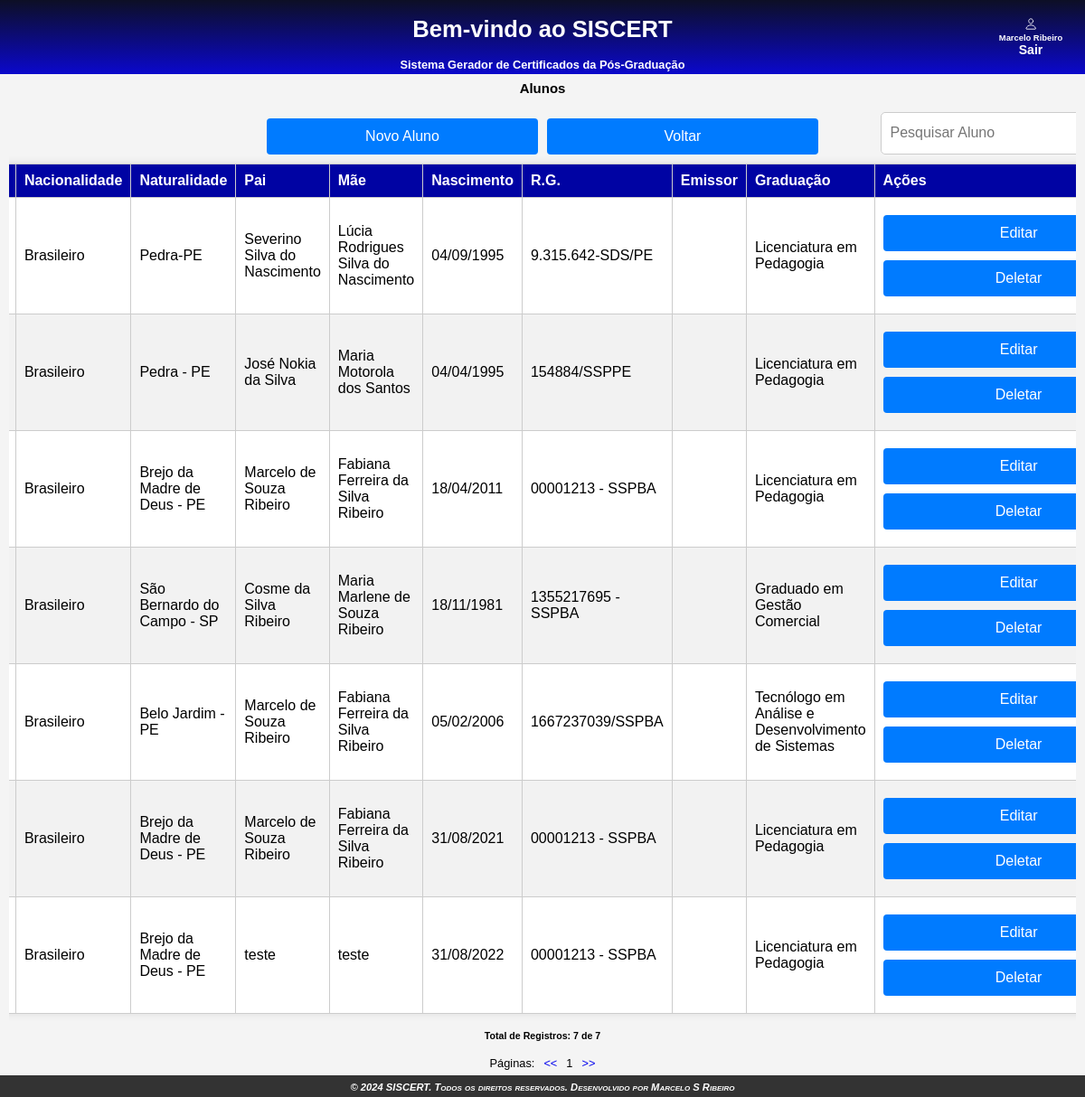
The page /app/Views/alunos.php (signed in) on the database its author committed.
### tables this page shows
CREATE TABLE `aluno` (
  `id_aluno` int NOT NULL AUTO_INCREMENT,
  `name` varchar(255) NOT NULL,
  `nacionalidade` varchar(45) NOT NULL,
  `naturalidade` varchar(45) NOT NULL,
  `pai` varchar(255) NOT NULL,
  `mae` varchar(255) NOT NULL,
  `nascimento` date NOT NULL,
  `rg` varchar(45) NOT NULL,
  `graduacao` varchar(55) NOT NULL,
  PRIMARY KEY (`id_aluno`)
);

### app/Models/Conn.php (called while the page is built, shortened)
<?php
class Conn{
    private string $db = "mysql";
    private string $host = "localhost";
    private string $user = "root";
    private string $password = "marcelo81";
    private string $database = "siscert";
    public function __construct(){
        $this->connect = $this->connect();
    }
    public function connect(){
        try{
            $this->connect = new \PDO(
                "{$this->db}:host={$this->host};dbname={$this->database}",
                $this->user,
                $this->password
            );
            return $this->connect;
        }
        catch(\PDOException $e){
            $e->getMessage();
            die('Erro: Por favor tente novamente. Banco não conectado, entre em contato com o administrador.');
        }
    }
}

### app/Controlers/AlunoController.php (called while the page is built, shortened)
<?php
require_once '../Models/Conn.php';
require_once '../Models/aluno.php';
class AlunoController
{
    private $aluno;
    public function __construct()
    {
        $conn = new Conn();
        $this->aluno = new Aluno($conn);
    }
    public function listarTodos()
    {
        return $this->aluno->listarTodos();
    }
    public function searchAluno($key, $offset, $itensPorPagina)
    {
        return $this->aluno->searchAluno($key, $offset, $itensPorPagina);
    }
}

### app/Models/aluno.php (called while the page is built, shortened)
<?php
require_once '../Models/Conn.php';
class aluno extends Conn
{
    private $conn;
    public function __construct(Conn $conn)
    {
        $this->conn = $conn;
    }
    public function listarTodos()
    {
        $stmt = $this->conn->connect->prepare('SELECT * FROM aluno order by name ASC');
        $stmt->execute();
        return $stmt->fetchAll(\PDO::FETCH_ASSOC);
    }
    public function searchAluno($key, $offset, $itensPorPagina)
    {
        if (empty($key)) {
            $sql = "SELECT * FROM aluno order by name ASC LIMIT $offset, $itensPorPagina";
            $stmt = $this->conn->connect->prepare($sql);
            $stmt->execute();
            return $stmt->fetchAll(\PDO::FETCH_ASSOC);
        }else{
        $stmt = $this->conn->connect->prepare("SELECT * FROM aluno WHERE name LIKE :key order by name ASC");
        $stmt->execute(['key' => "%$key%"]);
        $result = $stmt->fetchAll(\PDO::FETCH_ASSOC);
        }
        return $result;
    }
}

### app/Views/alunos.php (the view, shortened to what this page needs)
<?php
require_once '../Controlers/AlunoController.php';
$alunoController = new AlunoController();
$itensPorPagina = 10;
$paginaAtual = isset($_GET['pagina']) ? $_GET['pagina'] : 1;
$offset = ($paginaAtual - 1) * $itensPorPagina;
include "../Views/includes/header.php";
?>
<main>
    <div class="container">
        <div class="title">
            <h3>Alunos</h3>
            <div class="btn-alinhamento">
                <div class="col-md-5">
                    <button class="btn" id="btn-cadastro"> Novo Aluno</button>
                </div>
                <div class="col-md-5">
                    <a href="home">
                        <button class="btn">Voltar</button>
                    </a>
                </div>
            </div>
            <div class="search">
                <form action="" class="form_search" method="get" id="form_search">
                    <label class="input_search">
                        <input type="text" id="pesquisa" name="q" placeholder="Pesquisar Aluno" onkeyup="search(this.value)">
                    </label>
                </form>
            </div>
        </div>
        <div>
            <div class="row justify-content-center">
                <div class="col-md-10">
                    <table class="table table-striped">
                        <thead>
                            <tr>
                                <th>Nome</th>
                                <th>Nacionalidade</th>
                                <th>Naturalidade</th>
                                <th>Pai</th>
                                <th>Mãe</th>
                                <th>Nascimento</th>
                                <th>R.G.</th>
                                <th>Emissor</th>
                                <th>Graduação</th>
                                <th>Ações</th>
                            </tr>
                        </thead>
                        <?php
                        $alunos = $alunoController->searchAluno($_GET['q'] ?? '', $offset, $itensPorPagina);
                        if (!empty($alunos)) :
                        ?>
                            <tbody id="tb">
                                <?php
                                foreach ($alunos as $aluno):
                                ?>
                                    <tr>
                                        <td><?= htmlspecialchars($aluno['name']) ?></td>
                                        <td><?= $aluno['nacionalidade'] ?></td>
                                        <td><?= $aluno['naturalidade'] ?></td>
                                        <td><?= $aluno['pai'] ?></td>
                                        <td><?= $aluno['mae'] ?></td>
                                        <td><?= date("d/m/Y", strtotime($aluno['nascimento'])) ?></td>
                                        <td><?= $aluno['rg'] ?></td>
                                        <td><?= $aluno['emissor'] ?></td>
                                        <td><?= $aluno['graduacao'] ?></td>
                                        <td>
                                            <div class="col-md-5">
                                                <a href="editar_aluno?_s-tga_=<?= $aluno['id_aluno'] ?>">
                                                    <button class="btn">Editar</button>
                                                </a>
                                            </div>
                                            <?php if ($_SESSION['perfil'] == 2): ?>
                                                <div class="col-md-5">
                                                    <a href="javascript:;" data-id="<?= $aluno['id_aluno'] ?>" class="delete">
                                                        <button class="btn">Deletar</button>
                                                    </a>
                                                <?php endif; ?>
                                                </div>
                                        </td>
                                    </tr>
                                <?php endforeach; ?>
                            </tbody>
                    </table>
                </div>
                <h5>Total de Registros: <?php echo count($alunos); ?> de <?php echo count($alunoController->listarTodos()); ?></h5>
            </div>
            <?php
                            $totalAlunos = count($alunoController->listarTodos());
                            $totalPaginas = ceil($totalAlunos / $itensPorPagina);
            ?>
            <div class="pages" style="display: flex; flex-direction: row; gap: 10px; align-items: center; justify-content: center; margin-bottom: 20px;">
                Páginas: <br> <a href="?pagina=1">
                    << </a>
                        <?php echo $paginaAtual; ?>
                        <a href="?pagina=<?php echo $totalPaginas; ?>"> >></a>
            </div>
        </div>
    <?php endif; ?>
    </div>
</main>
<?php include "../Views/includes/footer.php"; ?>

### app/Views/includes/header.php (shortened to what this page needs)
<!DOCTYPE html>
<html lang="pt-BR">
<head>
    <link rel="stylesheet" href="/certificados/public/css/home.css">
</head>
<body>
    <header>
        <nav>
            <div class="user">
                <ul>
                    <ion-icon name="person-outline"></ion-icon>
                    <h6><?php echo $_SESSION['nome']; ?></h6>
                    <li><a href="logout.php">Sair</a></li>
                </ul>
            </div>
        </nav>
        <h1>Bem-vindo ao SISCERT</h1>
        <h4>Sistema Gerador de Certificados da Pós-Graduação</h4>
    </header>

### app/Views/includes/footer.php
<footer>
    <p style="margin: auto;">© 2024 SISCERT. Todos os direitos reservados. Desenvolvido por Marcelo S Ribeiro</p>
</footer>
</body>
</html>

### public/css/home.css (style rules this page uses)
:root { --cor-de-fundo: #0a0a23; --cor-pontos: #ffffff; --tamanho: 5px; }
body { font-family: Arial, sans-serif; margin: 0; padding: 0; background-color: #f4f4f4; }
h3 { text-align: center; }
.container { margin-top: 7rem; overflow: auto; display: flex; flex-direction: column; align-items: center; }
header { background-image: linear-gradient(to bottom, #0d0f25, #0b08cc); color: #fff; padding: 1px 0; text-align: center; position: fixed; height: 120px; width: 100%; top: 0; }
h6 { margin: auto; }
.user { color: #fff; text-align: center; transform: translateX(50%); font-size: 14px; font-weight: bold; }
nav { position: absolute; right: 5%; top: 50%; transform: translateY(-50%); padding: 0; }
nav ul { list-style: none; padding: 0; }
nav ul li { margin: 0 10px; }
nav ul li a { color: #fff; text-decoration: none; }
main { padding: 20px; text-align: center; }
footer { background-color: #333; color: #fff; font-size: 14px; line-height: 1.5; font-weight: bold; font-style: italic; font-variant: small-caps; text-align: center; padding: 5px 0; margin-top: 10px; position: fixed; width: 100%; bottom: 0; left: 0; right: 0; margin: 0; }
button { margin-top: 10px; margin-bottom: 10px; width: 40%; height: 50px; font-size: 20px; background-color: #072c53; color: #fff; border: none; border-radius: 5px; display: block; margin-left: auto; margin-right: auto; cursor: pointer; transition: all 0.2s ease-in-out; }
.btn-alinhamento { display: flex; gap: 10px; }
.btn { width: 100%; padding: 10px; background-color: #007bff; border: none; border-radius: 4px; color: #fff; font-size: 16px; cursor: pointer; margin-top: 10px; text-align: center; display: inline-block; }
a { text-decoration: none; display: block; }
a .btn { display: block; width: 100%; }
.col-md-5 { width: 300px; margin: auto; text-align: center; }
table { text-align: center; width: 90%; max-height: 100px; background-color: #fff; border-radius: 5px; border: 1px solid #ccc; border-collapse: collapse; margin-right: auto; margin-left: auto; margin: auto; box-shadow: 0 0 10px rgba(0, 0, 0, 0.1); overflow-x: auto; }
th, td { border: 1px solid #ccc; text-align: left; padding: 9px; font-size: 16px; }
th { background-color: #0003a3; color: white; }
table { border-collapse: collapse; width: 95%; }
tr:nth-child(even) { background-color: #f2f2f2; }
form { width: 50%; max-height: 550px; border-radius: 5px; border-collapse: collapse; margin: auto; box-shadow: 0 0 10px rgba(0, 0, 0, 0.1); overflow-x: auto; font-size: 18px; }
form input { height: 20px; border: 1px solid #ccc; border-radius: 10px; padding: 10px; font-size: 16px; margin: 10px 10px 10px 10px; }
.input_search { width: 60%; }
.form_search { width: 100%; background-color: #f4f4f4; border-radius: 5px; box-shadow: none; border: none; display: flex; align-items: end; justify-content: right; margin-left: 94%; margin-top: -12%; }
.form_search input { width: auto; background-color: #ffffff; border-radius: 5px; }
.search { display: block; }
@media (max-width: 1366px) { body { font-size: 0.8rem; } }
@media (max-width: 1366px) { .container { margin-top: 4rem; } }
@media (max-width: 1366px) { header { height: 80px; } }
@media (max-width: 1366px) { main { padding: 10px; } }
@media (max-width: 1366px) { footer { height: 14px; font-size: 0.7rem; } }
@media (max-width: 1366px) { table { font-size: 0.8rem; } }
@media (max-width: 1366px) { form { width: 60%; max-height: 500px; font-size: 0.8rem; } }
@media (max-width: 1366px) { form input { height: 10px; font-size: 1rem; } }
@media (max-width: 1366px) { button { font-size: medium; width: 100%; height: 40px; } }
@media (max-width: 1366px) { .btn-alinhamento { display: flex; gap: 10px; } }
@media (max-width: 1366px) { .form_search { width: 100%; background-color: #f4f4f4; border-radius: 5px; box-shadow: none; border: none; display: flex; align-items: end; justify-content: right; margin-left: 60%; margin-top: -11%; } }
@media (max-width: 1366px) { .form_search input { width: auto; background-color: #ffffff; border-radius: 5px; height: 25px; } }
@media (max-width: 1366px) { .search { display: block; } }

### rows shown on the page
aluno: nacionalidade "Brasileiro", naturalidade "Pedra-PE", pai "Severino Silva do Nascimento", mae "Lúcia Rodrigues Silva do Nascimento", nascimento "04/09/1995", rg "9.315.642-SDS/PE", graduacao "Licenciatura em Pedagogia"
aluno: nacionalidade "Brasileiro", naturalidade "Pedra - PE", pai "José Nokia da Silva", mae "Maria Motorola dos Santos", nascimento "04/04/1995", rg "154884/SSPPE", graduacao "Licenciatura em Pedagogia"
aluno: nacionalidade "Brasileiro", naturalidade "Brejo da Madre de Deus - PE", pai "Marcelo de Souza Ribeiro", mae "Fabiana Ferreira da Silva Ribeiro", nascimento "18/04/2011", rg "00001213 - SSPBA", graduacao "Licenciatura em Pedagogia"
aluno: nacionalidade "Brasileiro", naturalidade "São Bernardo do Campo - SP", pai "Cosme da Silva Ribeiro", mae "Maria Marlene de Souza Ribeiro", nascimento "18/11/1981", rg "1355217695 - SSPBA", graduacao "Graduado em Gestão Comercial"
aluno: nacionalidade "Brasileiro", naturalidade "Belo Jardim - PE", pai "Marcelo de Souza Ribeiro", mae "Fabiana Ferreira da Silva Ribeiro", nascimento "05/02/2006", rg "1667237039/SSPBA", graduacao "Tecnólogo em Análise e Desenvolvimento de Sistemas"
aluno: nacionalidade "Brasileiro", naturalidade "Brejo da Madre de Deus - PE", pai "Marcelo de Souza Ribeiro", mae "Fabiana Ferreira da Silva Ribeiro", nascimento "31/08/2021", rg "00001213 - SSPBA", graduacao "Licenciatura em Pedagogia"
aluno: nacionalidade "Brasileiro", naturalidade "Brejo da Madre de Deus - PE", pai "teste", mae "teste", nascimento "31/08/2022", rg "00001213 - SSPBA", graduacao "Licenciatura em Pedagogia"

### other values the page prints
$_SESSION['nome'] "Marcelo Ribeiro"
count($alunos) "7"
count($alunoController->listarTodos()) "7"
$paginaAtual "1"
